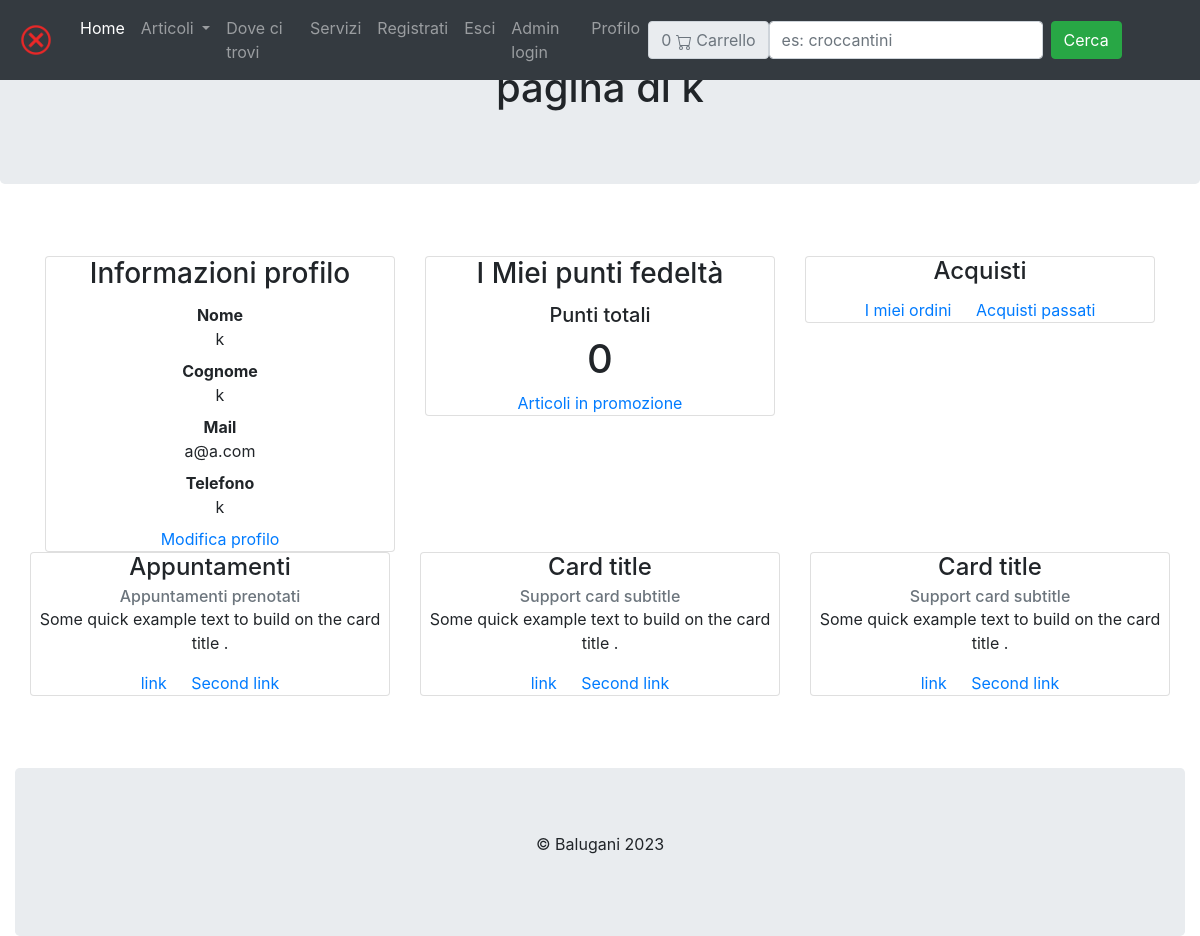
Page /account/profilo/ (signed in) on the committed database.
### account/models.py (models this page shows, shortened)
class CustomUser(AbstractBaseUser, PermissionsMixin):
    username = models.CharField(max_length=50, unique=True)
    email = models.EmailField(_('email address'), max_length=100, unique=True)
    nome = models.CharField(max_length=50, blank=True)
    cognome = models.CharField(max_length=50, blank=True)
    telefono = models.CharField(max_length=10, blank=True)
    citta = models.CharField(max_length=50, blank=True)
    indirizzo = models.CharField(max_length=100, blank=True)
    codice_postale = models.CharField(max_length=5, blank=True)
    punti = models.PositiveIntegerField(default=0, editable=False)
    date_joined = models.DateTimeField(default=timezone.now)
    is_active = models.BooleanField(default=True)
    is_admin = models.BooleanField(default=False)
    is_staff = models.BooleanField(default=False)
    object = CustomUserManager()
    USERNAME_FIELD = "email"
    REQUIRED_FIELDS = ["username", "nome", "cognome", "telefono", "citta", "indirizzo", "codice_postale"]
    class Meta:
        verbose_name_plural = "Utenti"

### account/views.py (the view)
# urls.py: path("profilo/", profilo, name="profilo"),
def profilo(request):
    return render(request, "account/profilo.html")

### carrello/templatetags/filtro_totale_articoli.py (called while the page is built)
@register.filter()
def totale_articoli(dizionario):
    try:
        return sum(dizionario.values())
    except AttributeError:
        return 0

### account/templates/account/profilo.html (shortened to what this page needs)
{% extends "base.html" %}
{% load static %}
{% block header2 %}
    <h1> pagina di {{ user.username }}</h1>
{% endblock %}
{% block content %}
    <div class="py-5">
    <div class="container">
        <div class="row hidden-md-up">
            <div class="col-md-4">
                <div class="card">
                    <div class="card-block">
                        <h3 class="card-title">Informazioni profilo</h3>
                        <dt>Nome</dt>
                        <dd>{{ user.nome }}</dd>
                        <dt>Cognome</dt>
                        <dd>{{ user.cognome }}</dd>
                        <dt>Mail</dt>
                        <dd>{{ user.email }}</dd>
                        <dt>Telefono</dt>
                        <dd>{{ user.telefono }}</dd>
                        <a href={% url "edit" %} class="card-link" methods="">Modifica profilo</a>
                    </div>
                </div>
            </div>
            <div class="col-md-4">
                <div class="card">
                    <div class="card-block">
                        <h3 class="card-title">I Miei punti fedeltà</h3>
                        <h5>Punti totali</h5>
                        <h1>{{ user.punti }}</h1>
                        <a href="{% url 'prodottianimale' slug_animale="altro" %}" class="card-link">Articoli in promozione</a>
                    </div>
                </div>
            </div>
            <div class="col-md-4">
                <div class="card">
                    <div class="card-block">
                        <h4 class="card-title">Acquisti</h4>
                        <a href="history" class="card-link">I miei ordini</a>
                        <a href="#" class="card-link">Acquisti passati</a>
                    </div>
                </div>
            </div>
            <br>
            <div class="row">
                <div class="col-md-4">
                    <div class="card">
                        <div class="card-block">
                            <h4 class="card-title">Appuntamenti</h4>
                            <h6 class="card-subtitle text-muted">Appuntamenti prenotati</h6>
                            <p class="card-text p-y-1">Some quick example text to build on the card title .</p>
                            <a href="#" class="card-link">link</a>
                            <a href="#" class="card-link">Second link</a>
                        </div>
                    </div>
                </div>
                <div class="col-md-4">
                    <div class="card">
                        <div class="card-block">
                            <h4 class="card-title">Card title</h4>
                            <h6 class="card-subtitle text-muted">Support card subtitle</h6>
                            <p class="card-text p-y-1">Some quick example text to build on the card title .</p>
                            <a href="#" class="card-link">link</a>
                            <a href="#" class="card-link">Second link</a>
                        </div>
                    </div>
                </div>
                <div class="col-md-4">
                    <div class="card">
                        <div class="card-block">
                            <h4 class="card-title">Card title</h4>
                            <h6 class="card-subtitle text-muted">Support card subtitle</h6>
                            <p class="card-text p-y-1">Some quick example text to build on the card title .</p>
                            <a href="#" class="card-link">link</a>
                            <a href="#" class="card-link">Second link</a>
                        </div>
                    </div>
                </div>
            </div>
        </div>
    </div>
{% endblock %}

### rows in the picture
CustomUser: username "k", nome "k", cognome "k", email "a@a.com", telefono "k", punti "0"

### other values in the picture
{{ request.session.carrello|totale_articoli }} "0"
